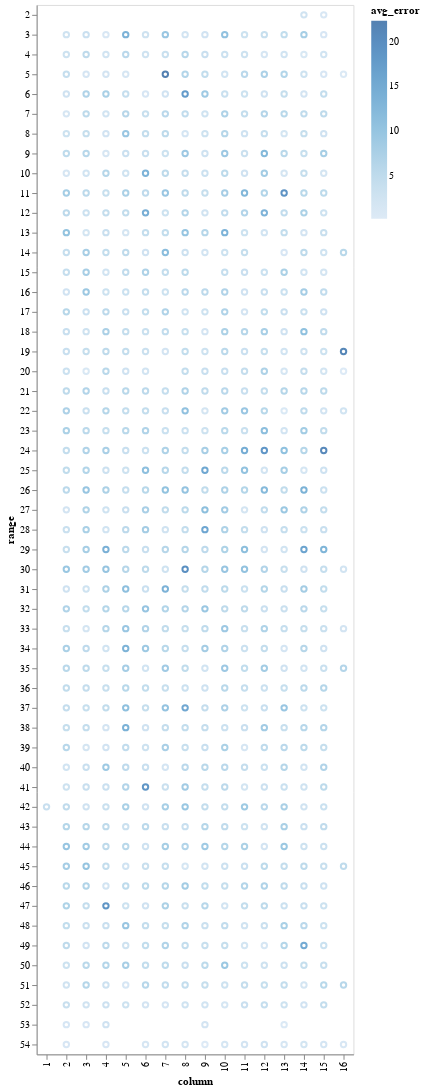

Notebook code cell kept with this figure:
### Markdown cell above
This diagram is 50% overplotted, since each cultivar is planted twice in the plot.  We are only plotting one entry per field plot unit, but there are actually 2 plants in each unit.

### Code cell
import altair as alt
alt.Chart(plotdf).mark_point().encode(
    x='column:O',
    y='range:O',
    color='avg_error',
    tooltip=[
        alt.Tooltip('cultivar:Q', title='Cultivar'),
        alt.Tooltip('avg_error:Q', title='Avg Err')
    ]
)

### Figure 1 — Vega-Lite specification as saved in the notebook (floating-point values rounded to 4 significant figures; data arrays with more than 128 entries replaced by an {"elided": "..."} marker saying what was removed)
{"config": {"view": {"continuousWidth": 400, "continuousHeight": 300}}, "data": {"name": "data-c599a0e435a10eae87833ff9e3c76a99"}, "mark": "point", "encoding": {"color": {"type": "quantitative", "field": "avg_error"}, "tooltip": [{"type": "quantitative", "field": "cultivar", "title": "Cultivar"}, {"type": "quantitative", "field": "avg_error", "title": "Avg Err"}], "x": {"type": "ordinal", "field": "column"}, "y": {"type": "ordinal", "field": "range"}}, "$schema": "https://vega.github.io/schema/vega-lite/v4.8.1.json", "datasets": {"data-c599a0e435a10eae87833ff9e3c76a99": {"elided": "727 records"}}}
